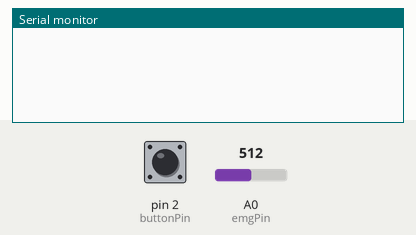
The sketch below on a simulated Arduino Uno, built with avr-gcc and run on an emulated ATmega328P. On the bench: the last lines printed to the serial monitor. The test bench sets the inputs (shaded band); at power-on: pin 2 (buttonPin) HIGH, A0 (emgPin) = 512.

Above: at 1.2 s.
1.3 s: pin 2 (buttonPin) pulled LOW for 0.15 s
At 2.5 s:
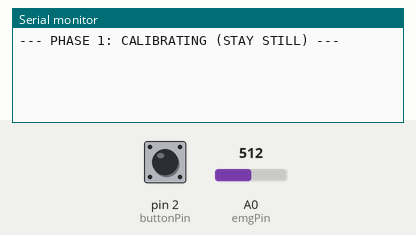
4.4 s: pin 2 (buttonPin) pulled LOW for 1 s
At 5.1 s:
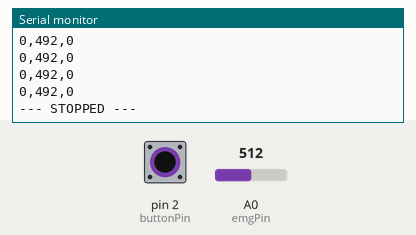
6.9 s: pin 2 (buttonPin) pulled LOW for 0.15 s
At 7.9 s:
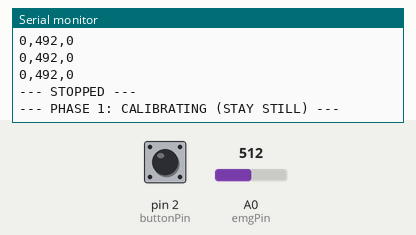
10.0 s: A0 (emgPin) set to 716
At 11.1 s:
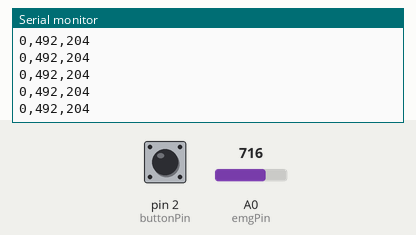
11.5 s: A0 (emgPin) set to 900
At 12.5 s:
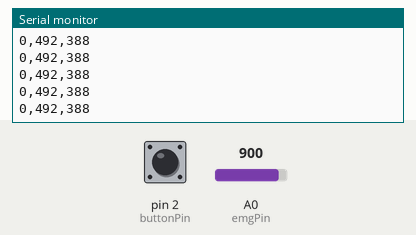
Timing chart, 0 to 14.0 s (numbered marks = the images above; inputs shaded):
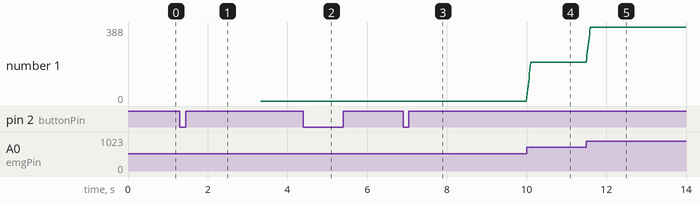

The sketch:

emg_calibration.ino
```cpp
const int emgPin = A0;
// const int emgPin = A3;

const int buttonPin = 2;

// --- DSP & SMOOTHING VARIABLES ---
const int numReadings = 10;
int readings[numReadings];
int readIndex = 0;
long total = 0;
int smoothedValue = 0;

// --- CALIBRATION VARIABLES ---
int dynamicBaseline = 512; // Default starting point
const int calSamples = 200; // Number of samples to average for baseline
int calCount = 0;
long calSum = 0;

// --- STATE MACHINE ---
enum State { IDLE, CALIBRATING, RECORDING };
State currentState = IDLE;

bool lastButtonState = HIGH;
unsigned long debounceTime = 0;

void setup() {
  Serial.begin(115200);
  pinMode(buttonPin, INPUT_PULLUP);
  for (int i = 0; i < numReadings; i++) readings[i] = 0;
}

void loop() {
  // 1. BUTTON LOGIC (Transition between States)
  int buttonReading = digitalRead(buttonPin);
  if (buttonReading == LOW && lastButtonState == HIGH && millis() - debounceTime > 200) {
    debounceTime = millis();

    if (currentState == IDLE) {
      currentState = CALIBRATING;
      calCount = 0;
      calSum = 0;
      Serial.println("--- PHASE 1: CALIBRATING (STAY STILL) ---");
    } else {
      currentState = IDLE;
      Serial.println("--- STOPPED ---");
    }
  }
  lastButtonState = buttonReading;

  // 2. EXECUTE STATES
  if (currentState == CALIBRATING) {
    int raw = analogRead(emgPin);
    calSum += raw;
    calCount++;

    if (calCount >= calSamples) {
      dynamicBaseline = calSum / calSamples;
      currentState = RECORDING;
      Serial.print("--- BASELINE FOUND: ");
      Serial.print(dynamicBaseline);
      Serial.println(" | STARTING RECORDING ---");
    }
    delay(10); // 100Hz sampling
  }

  else if (currentState == RECORDING) {
    int rawValue = analogRead(emgPin);

    // RECTIFICATION using the Dynamic Baseline
    int rectifiedValue = abs(rawValue - dynamicBaseline);

    // SMOOTHING (Moving Average)
    total = total - readings[readIndex];
    readings[readIndex] = rectifiedValue;
    total = total + readings[readIndex];
    readIndex = (readIndex + 1) % numReadings;
    smoothedValue = total / numReadings;

    // Output for Serial Plotter
    Serial.print(0);             // Min line
    Serial.print(",");
    Serial.print(dynamicBaseline - 20);           // Max line
    Serial.print(",");
    Serial.println(smoothedValue);

    delay(10);
  }
}
```

Measured:
- after the input at 1.3 s, the serial monitor: prints a new line at once (image 1)
- after the input at 4.4 s, the serial monitor: prints a new line at once (image 2)
- after the input at 6.9 s, the serial monitor: prints a new line at once (image 3)
- after the input at 10.0 s, the serial monitor: prints a new line at once (image 4)
- after the input at 11.5 s, the serial monitor: prints a new line at once (image 5)
- plotted number 1: 0 → 204 after the input at 10.0 s, 204 → 388 after the input at 11.5 s
